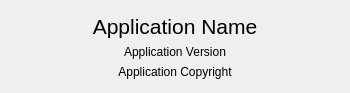
<?xml version="1.0" encoding="UTF-8"?>
<ui version="4.0">
 <class>AboutApplication</class>
 <widget class="QDialog" name="AboutApplication">
  <property name="geometry">
   <rect>
    <x>0</x>
    <y>0</y>
    <width>350</width>
    <height>93</height>
   </rect>
  </property>
  <property name="minimumSize">
   <size>
    <width>350</width>
    <height>93</height>
   </size>
  </property>
  <property name="maximumSize">
   <size>
    <width>16777215</width>
    <height>93</height>
   </size>
  </property>
  <property name="windowTitle">
   <string>Dialog</string>
  </property>
  <layout class="QVBoxLayout" name="verticalLayout">
   <item>
    <spacer name="verticalSpacer">
     <property name="orientation">
      <enum>Qt::Vertical</enum>
     </property>
     <property name="sizeHint" stdset="0">
      <size>
       <width>20</width>
       <height>37</height>
      </size>
     </property>
    </spacer>
   </item>
   <item>
    <widget class="QLabel" name="labelApplicationName">
     <property name="font">
      <font>
       <pointsize>16</pointsize>
      </font>
     </property>
     <property name="text">
      <string>Application Name</string>
     </property>
     <property name="alignment">
      <set>Qt::AlignCenter</set>
     </property>
    </widget>
   </item>
   <item>
    <widget class="QLabel" name="labelApplicationVersion">
     <property name="text">
      <string>Application Version</string>
     </property>
     <property name="alignment">
      <set>Qt::AlignCenter</set>
     </property>
    </widget>
   </item>
   <item>
    <widget class="QLabel" name="labelApplicationCopyright">
     <property name="text">
      <string>Application Copyright</string>
     </property>
     <property name="alignment">
      <set>Qt::AlignCenter</set>
     </property>
    </widget>
   </item>
   <item>
    <spacer name="verticalSpacer_2">
     <property name="orientation">
      <enum>Qt::Vertical</enum>
     </property>
     <property name="sizeHint" stdset="0">
      <size>
       <width>20</width>
       <height>37</height>
      </size>
     </property>
    </spacer>
   </item>
  </layout>
 </widget>
 <resources/>
 <connections/>
</ui>
